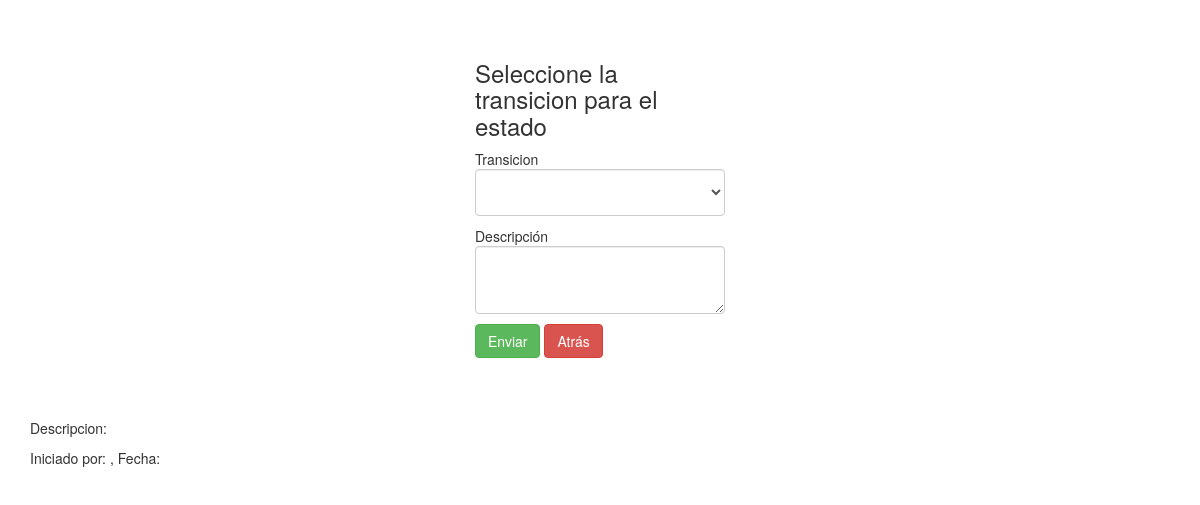
Before: /public/workflow/proceso.php with the older database file.
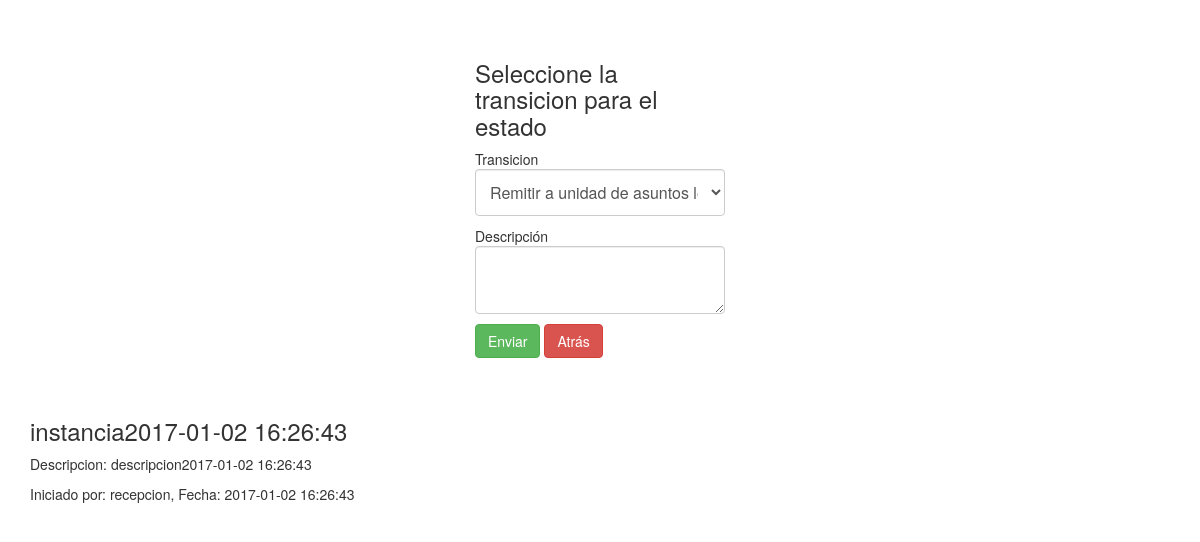
After: the same page with the newer database file.
### tables this page shows
CREATE TABLE `instancia` (
  `id_instancia` int(11) NOT NULL,
  `id_workflow` int(11) NOT NULL,
  `id_usuario` varchar(30) NOT NULL,
  `titulo` varchar(100) NOT NULL,
  `descripcion` varchar(500) NOT NULL,
  `satisfactoria` int(11) NOT NULL,
  `fecha_inicio` datetime NOT NULL,
  `fecha_final` datetime DEFAULT NULL
);

### public/workflow/proceso.php (the view, shortened to what this page needs)
<?php
	require_once 'conexion.php';
	$id_instancia=$_POST['id_instancia'];
	$id_estado=$_POST['id_estado'];
?>
<!DOCTYPE html>
<html>
<head>
    <link href="css/signin.css" rel="stylesheet">
    <link href="css/bootstrap.min.css" rel="stylesheet">
</head>
<body>
	<form class="form-signin" name="formulario" method="POST" action="ejecutar_proceso.php">
        <h3>Seleccione la transicion para el estado</h3>
		<p>Transicion
			<?php
			echo '<select class="form-control" name="transicion">';
			$query="select * from transicion where transicion.estado_asociado='$id_estado'";
			$result=mysqli_query($link,$query);
			if(mysqli_num_rows($result)>0)
				while($row=mysqli_fetch_assoc($result)){
					echo '<option value="'.$row['id_transicion'].'">'.$row['nombre'].' </option>';
				}
			echo '</select>';
			?>
		</p>
        <p>Descripción <textarea class="form-control"name="descripcion"></textarea></p>
		<button class="btn btn-success" onclick="mensaje()" >Enviar</button>
        <a class="btn btn-danger" onclick="$:location.href='dashboard_user.php' ">Atrás</a>
	</form>
    <section id="registro" class="contact-section">
        <div class="container">
            <div class="table-responsive">
         	<?php
				$query="select *
				from instancia
				where id_instancia='$id_instancia'";
				$result= mysqli_query($link,$query);
				$row=mysqli_fetch_assoc($result);
				echo '<h3>'.$row['titulo'].'</h3>';
				echo '<p>Descripcion: '.$row['descripcion'].'</p>';
				echo '<p>Iniciado por: '.$row['id_usuario'].', Fecha: '.$row['fecha_inicio'].'</p>';
			?>
            </div>
        </div>
    </section>
</body>
</html>

### public/workflow/css/signin.css (style rules this page uses)
body { background-color: #eee; }
.form-signin { max-width: 330px; padding: 40px; margin: 0 auto; }
.form-signin .form-control { position: relative; height: auto; -webkit-box-sizing: border-box; -moz-box-sizing: border-box; box-sizing: border-box; padding: 10px; font-size: 16px; }

Changed rows visible on the page:
added instancia: titulo "instancia2017-01-02 16:26:43", descripcion "descripcion2017-01-02 16:26:43", id_usuario "recepcion", fecha_inicio "2017-01-02 16:26:43"
Other visible differences:
form field transicion: (not shown) → "Remitir a unidad de asuntos legales"
